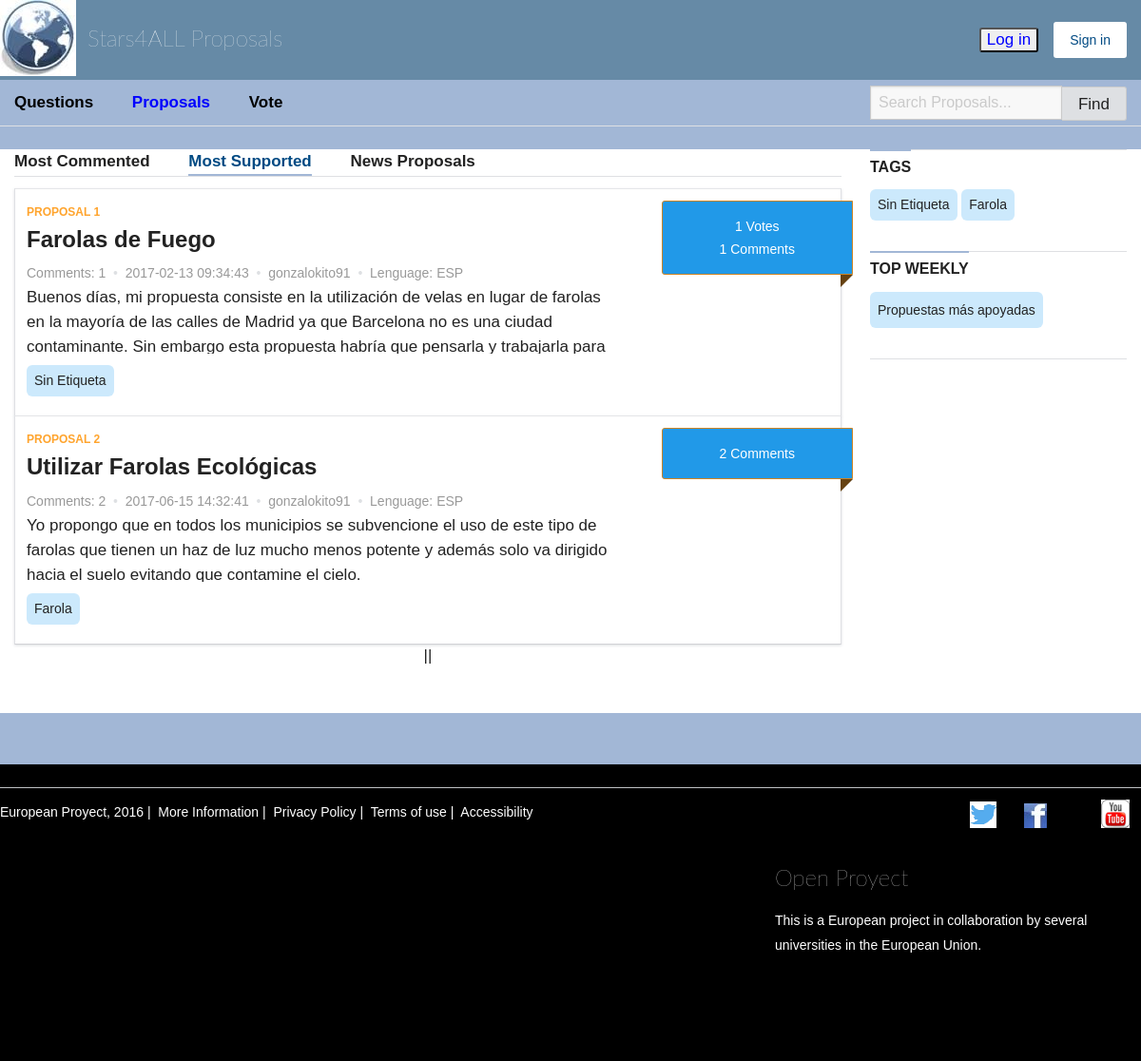
The page /PropTopVot.php on the database its author committed.
### tables this page shows
CREATE TABLE `propuestas` (
  `Id_Unico` int(11) NOT NULL,
  `Titulo_Propuesta` varchar(100) NOT NULL,
  `Cuerpo_Propuesta` varchar(3000) NOT NULL,
  `N_Comentarios` int(11) NOT NULL DEFAULT '0',
  `Propietario` varchar(45) NOT NULL,
  `N_Propuesta` int(11) NOT NULL,
  `Votos` int(11) NOT NULL DEFAULT '0',
  `Etiqueta` varchar(22) NOT NULL DEFAULT 'Sin Etiqueta',
  `Idioma` char(3) NOT NULL,
  `Confirmacion` int(11) NOT NULL DEFAULT '0',
  `Ruta_Fichero` varchar(100) NOT NULL,
  `Fecha_Creacion` timestamp NOT NULL DEFAULT CURRENT_TIMESTAMP
);

### PropTopVot.php (the view, shortened to what this page needs)
<?php
$cantidad_resultados_por_pagina = 10;
if (isset($_GET["pagina"])) {
	if (is_string($_GET["pagina"])) {
		 if (is_numeric($_GET["pagina"])) {
			 if ($_GET["pagina"] == 1) {
				 header("Location: PropuestasCiudadanas.php");
				 die();
			 } else {
				 $pagina = $_GET["pagina"];
			};
		 } else {
			 header("Location: PropuestasCiudadanas.php");
			die();
		 };
	};
} else {
	$pagina = 1;
};
$empezar_desde = ($pagina-1) * $cantidad_resultados_por_pagina;
?>
<!DOCTYPE html>
<html lang="es" data-current-user-id="" class="turbolinks-progress-bar"><head><meta http-equiv="Content-Type" content="text/html; charset=UTF-8">
    <link rel="stylesheet" media="screen" href="./css/application-53523c481b0762fedc07b8a19a71a8c4f5c06ebe0617a04e0a8b14e6861d4d2b.css">
</head>
  <body>
    <div class="wrapper">
      <header >
 <div class="row">
    <div class="top-bar">
      <div id="responsive-menu">
        <div class="top-bar-title">
          <a class="hide-for-small-only" accesskey="/" href="./Main.php">
            <img class="hide-for-small-only float-left" src="./css/logo_header-7ffa742c7ffca6e7c1090ee66359b54816619563ddb615f4eaec882e9e1026ea.png" width="80" height="80">
               Stars4ALL Proposals
</a>        </div>
        <div class="top-bar-right">
          <ul class="menu">
  <li>
    <form <?php if ($_SESSION['login']==1){ echo 'style="display:none;"'; } ?> method="post" action="./Main.php" >
	<input style="color:blue;" type="submit" name="commit1" value="Log in">
	</form>
  </li>
  <li>
    <a <?php if ($_SESSION['login']==1){ echo 'style="display:none;"'; } ?> class="button" href="./Registrarse.php">Sign in</a>
  </li>
          </ul>
        </div>
      </div>
    </div>
  </div>
  <div class="subnavigation expanded">
    <div class="row">
      <div class="hide-for-small-only">
        <div class="small-12 medium-9 column">
  <ul>
      <li>
        <a accesskey="d" style="color:black" href="./Debates.php">Questions</a>
      </li>
    <li>
      <a accesskey="p" style="color:blue" href="./PropuestasCiudadanas.php">Proposals</a>
    </li>
    <li>
      <a accesskey="v" style="color:black" href="./PropuestasCiudadanasV.php">Vote</a>
    </li>
  </ul>
</div>
        <div class="small-12 medium-3 column">
            <div id="search_form" class="search-form-header">
  <form action="./PropuestasBusc.php" accept-charset="UTF-8" method="post"><input name="utf8" type="hidden" value="✓">
    <div class="input-group">
      <input type="text" name="search" placeholder="Search Proposals..." class="input-group-field" value="">
      <div class="input-group-button">
        <button type="submit" class="button" title="Buscar">
          Find
        </button>
      </div>
    </div>
</form></div>
        </div>
      </div>
    </div>
  </div>
</header>
<main>
  <div class="wrap row">
    <div id="proposals" class="proposals-list small-12 medium-9 column">
      <section class="submenu">
    <a class="" href="./PropuestasCiudadanas.php">Most Commented</a>
    <a class="active" href="./PropTopVot.php">Most Supported</a>
    <a class="" href="./PropTopNew.php">News Proposals</a>
</section>
  <div id="proposals-list">
  <?php
$consulta_resultados = mysql_query("
SELECT Id_Unico,Titulo_Propuesta,Cuerpo_Propuesta,N_Comentarios,Propietario,N_Propuesta,Votos,Etiqueta,Idioma,Confirmacion,Fecha_Creacion
FROM propuestas ORDER BY Votos DESC
LIMIT $empezar_desde, $cantidad_resultados_por_pagina");
?>
<?php while($datos = mysql_fetch_array($consulta_resultados)){
	$variable1=$datos['Propietario'];
	$variable2=$datos['N_Propuesta'];
	$variable3=$datos['Confirmacion'];?>
<div id="proposal_13745" class="proposal clear " data-type="proposal">
  <div class="panel">
    <div class="row">
      <div class="small-12 medium-9 column">
        <div class="proposal-content">
            <span class="label-proposal float-left">Proposal <?php echo $datos['Id_Unico'] ?></span>
            <h3><a href="./VerProp.php?variable1=<?php echo $variable1 ?>&variable2=<?php echo $variable2 ?>"><?php echo $datos['Titulo_Propuesta'] ?></a></h3>
            <p class="proposal-info">
              <span>Comments: <?php echo $datos['N_Comentarios'] ?></span>
              <span class="bullet">&nbsp;•&nbsp;</span>
              <?php echo $datos['Fecha_Creacion']; ?>
                <span class="bullet">&nbsp;•&nbsp;</span>
                <span class="author">
                  <?php echo $datos['Propietario'] ?>
                </span>
				<span class="bullet">&nbsp;•&nbsp;</span>
                <span class="idioma">
                  Lenguage: <?php echo $datos['Idioma'] ?>
                </span>
            </p>
            <div class="proposal-description">
              <p><?php echo $datos['Cuerpo_Propuesta'] ?></p>
              <div class="truncate"></div>
            </div>
  <span id="tags" class="tags">
      <a href="./PropuestasBuscEtq.php?search='<?php echo $datos['Etiqueta']?>'"><?php echo $datos['Etiqueta'] ?></a>
  </span>
        </div>
      </div>
      <div id="proposal_13745_votes" class="small-12 medium-3 column">
          <div class="text-center">
<div class="supports">
<div <?php if ($variable3==0){ echo 'style="display:none;"'; } ?>>
    <span class="total-supports">
      <?php echo $datos['Votos'];?> Votes
    </span>
</div>
  <div  class="in-favor">
  <span class="total-supports">
      <?php echo $datos['N_Comentarios'];?> Comments
    </span>
</div>
</div>
          </div>
      </div>
    </div>
  </div>
</div>
<?php
};
?>
<div class="pagination-centered">
    <nav>
<?php
echo "<li style='list-style:none;text-align: center;' center;=''>";
echo "||";
echo "</li>";
 ?>
    </nav>
  </div>
      </div>
    </div>
    <div <?php $sql = 'SELECT etiqueta,COUNT(*) AS CNT FROM propuestas GROUP BY 1 ORDER BY CNT DESC LIMIT 10';
        $rec = mysql_query($sql);
		$n = 0;
        if (!$rec) {
            die('No se pudo consultar:' . mysql_error());
		}
		else {
			while($result = mysql_fetch_object($rec))
        {
			$etiquetatop[$n] = $result->etiqueta;
            $n++;
		}
		}?>class="small-12 medium-3 column">
      <aside class="margin-bottom">
            <div id="tag-cloud" class="tag-cloud">
  <div class="sidebar-divider"></div>
  <h3 class="sidebar-title">Tags</h3>
  <br>
<?php $cont1=0; while ($cont1<sizeof($etiquetatop)){?>
<a href="./PropuestasBuscEtq.php?search='<?php echo $etiquetatop[$cont1]?>'">
      <span class="tag"><?php echo $etiquetatop[$cont1]?></span>
</a>
<?php $cont1++;}?>
            <div class="sidebar-divider"></div>
<h3 class="sidebar-title">Top Weekly</h3>
<p>
  <a href="./PropTopVot.php">Propuestas más apoyadas</a>
</p>
          <div class="sidebar-divider"></div>
      </aside>
    </div>
  </div>
</main>
      <div class="push"></div>
    </div>
    <div class="footer">
      <footer>
	<div class="row">
  <div class="subfooter row">
    <div class="small-12 medium-8 column">
      <p>
        European Proyect, 2016&nbsp;|&nbsp;
        <a target="_blank" href="./Construccion.html">More Information</a>&nbsp;|&nbsp;
        <a target="_blank" href="./Construccion.html">Privacy Policy</a>&nbsp;|&nbsp;
        <a target="_blank" href="./CondicionesUSO.html">Terms of use</a>&nbsp;|&nbsp;
        <a target="_blank" href="./Construccion.html">Accessibility</a>
      </p>
    </div>
    <div class="small-12 medium-4 column social">
      <div class="text-right">
        <ul>
            <li class="inline-block">
              <a target="_blank" title="Twitter (se abre en ventana nueva)" href="https://twitter.com/stars4all_es">
                <span class="icon-twitter" aria-hidden="true"></span>
</a>            </li>
            <li class="inline-block">
              <a target="_blank" title="Facebook (se abre en ventana nueva)" href="https://es-la.facebook.com/stars4all/?ref=page_internal">
                <span class="icon-facebook" aria-hidden="true"></span>
</a>            </li>
            <li class="inline-block">
            </li>
            <li class="inline-block">
              <a target="_blank" title="YouTube (se abre en ventana nueva)" href="https://www.youtube.com/.../UCIYulJmvihMGfRB2SsUkDpQ">
                <span class="icon-youtube" aria-hidden="true"></span>
</a>            </li>
        </ul>
      </div>
    </div>
  </div>
      <div class="small-12 large-4 column">
      <h1 class="logo">
        <a href="./Main.php">Open Proyect</a>
      </h1>
      <p class="info">
	  This is a European project in collaboration by several universities in the European Union.
      </p>
    </div>
</footer>
    </div>
</body></html>

### rows shown on the page
propuestas: Id_Unico "1", Titulo_Propuesta "Farolas de Fuego", N_Comentarios "1", Fecha_Creacion "2017-02-13 09:34:43", Propietario "gonzalokito91", Idioma "ESP", Cuerpo_Propuesta "Buenos días, mi propuesta consiste en la utilización de velas en lugar de farolas en la mayoría de las calles de Madrid ya que Barcelona no es una ciudad…", Etiqueta "Sin Etiqueta", Votos "1"
propuestas: Id_Unico "2", Titulo_Propuesta "Utilizar Farolas Ecológicas", N_Comentarios "2", Fecha_Creacion "2017-06-15 14:32:41", Propietario "gonzalokito91", Idioma "ESP", Cuerpo_Propuesta "Yo propongo que en todos los municipios se subvencione el uso de este tipo de farolas que tienen un haz de luz mucho menos potente y además solo va dirigido…", Etiqueta "Farola"

### other values the page prints
$etiquetatop[$cont1] "Sin Etiqueta"
$etiquetatop[$cont1] "Farola"
